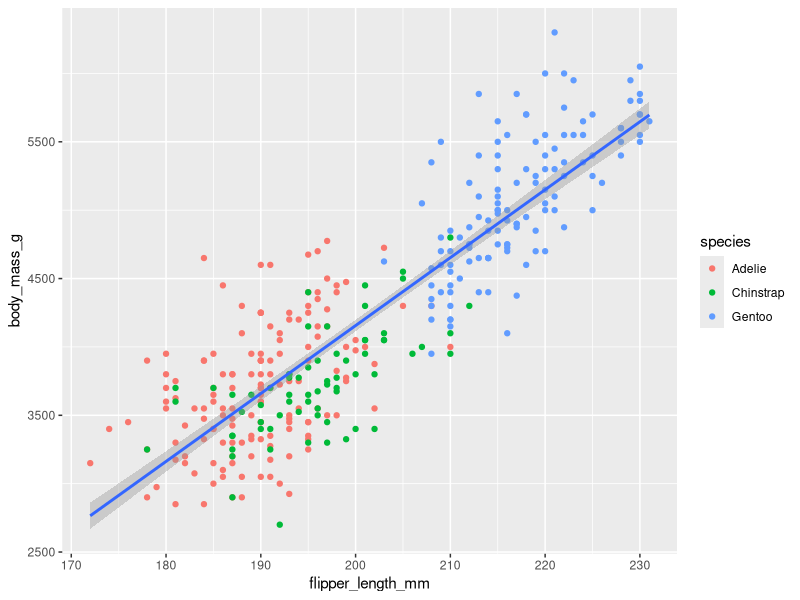
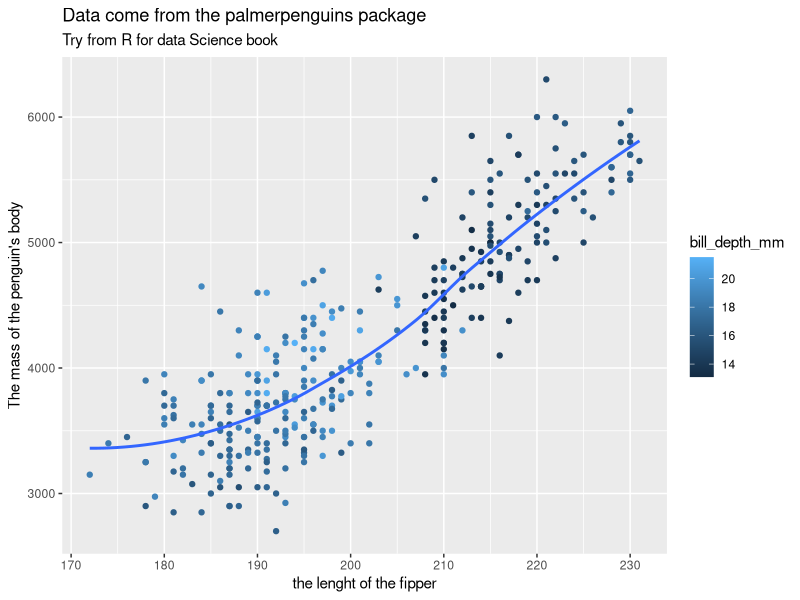
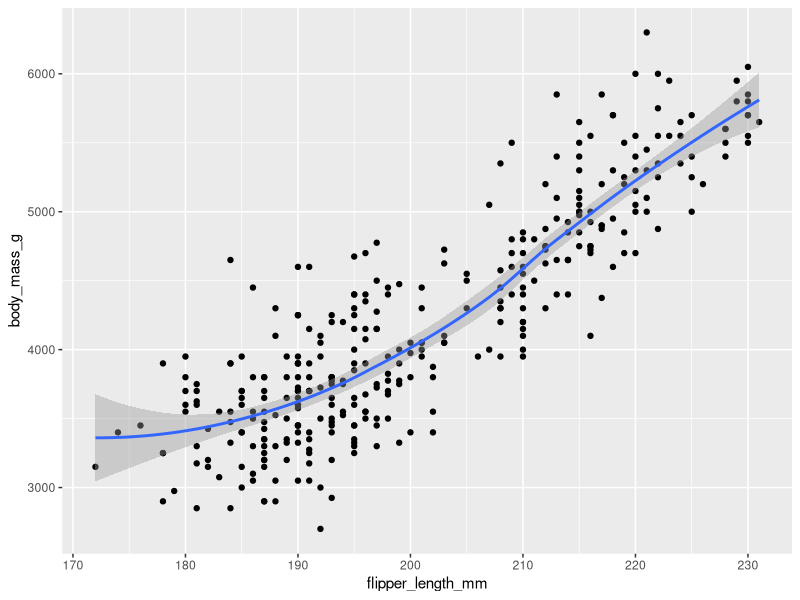
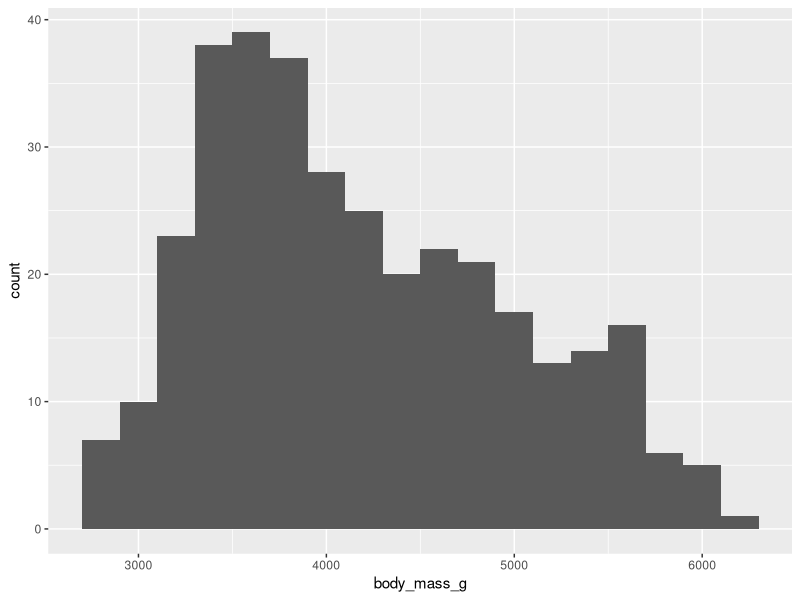
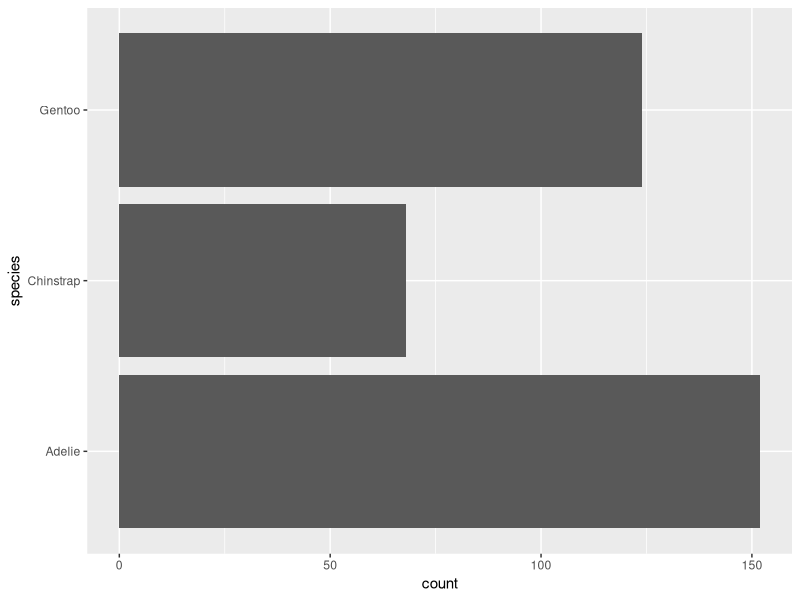
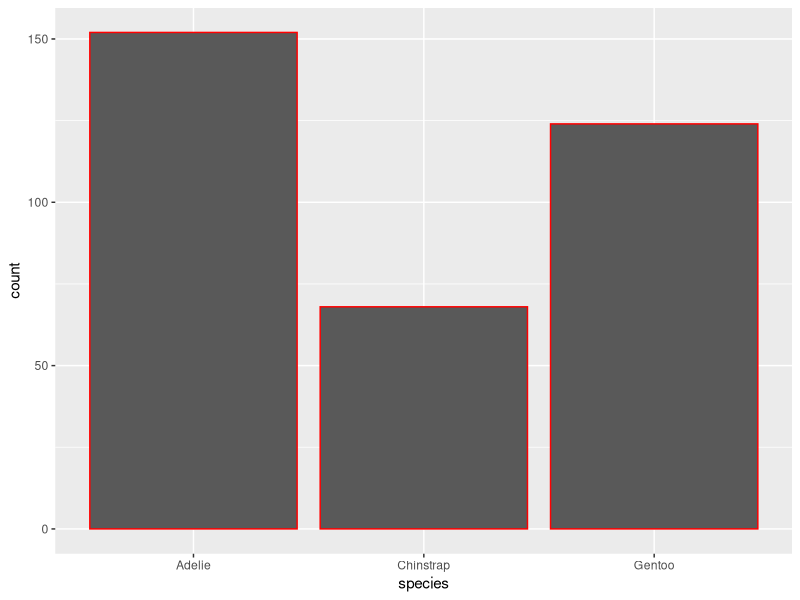
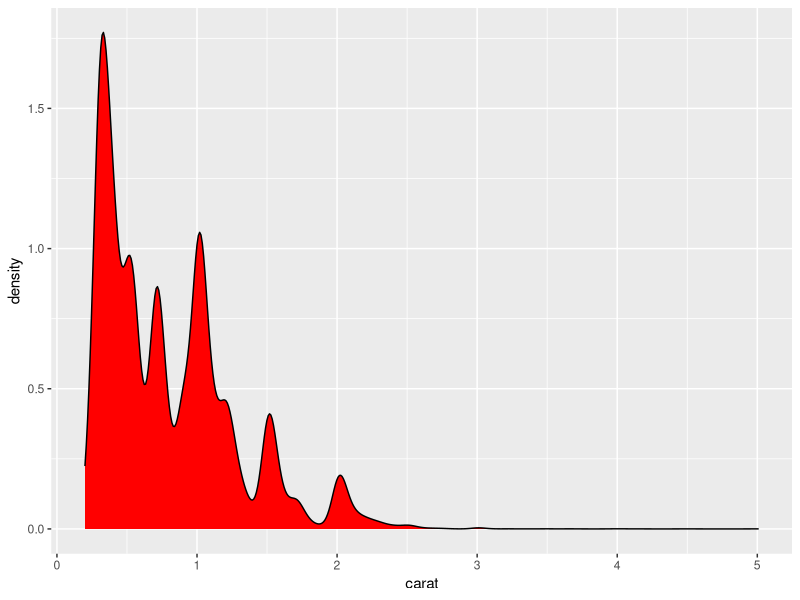
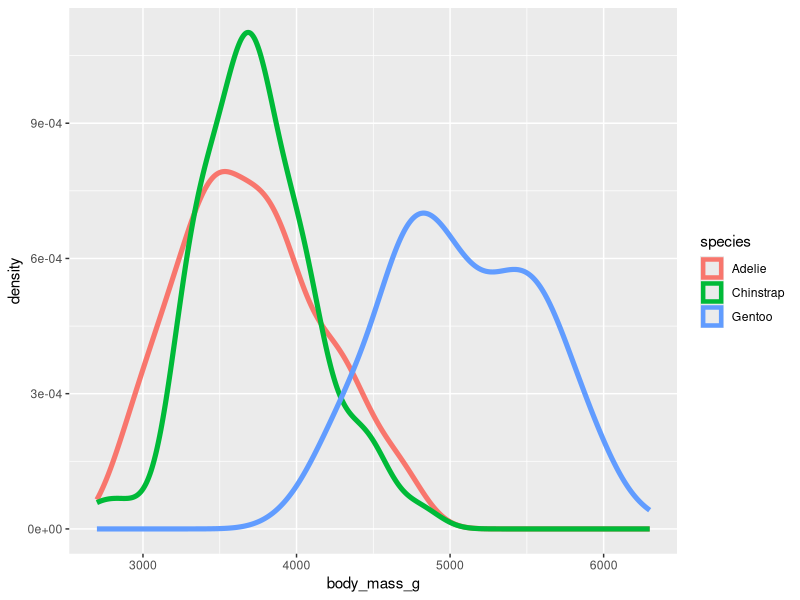

Write R code to recreate these figures, in order. (Note: this script raises an error after producing the figures.)
install.packages("palmerpenguins")
install.packages("ggthemes")
library(tidyverse)
library(palmerpenguins)
library(ggthemes)
palmerpenguins::penguins
View(penguins)

ggplot(
  data = penguins,
  mapping = aes(x = flipper_length_mm, y = body_mass_g)
)+
  geom_point(mapping = aes(color=species))+
  geom_smooth(method="lm")


ggplot(data = penguins, mapping=aes(x=flipper_length_mm,y=body_mass_g)) + 
  geom_point(mapping = aes(color=bill_depth_mm), na.rm=T)+
  labs(title = "Data come from the palmerpenguins package", 
       subtitle = "Try from R for data Science book", x= "the lenght of the fipper",
       y="The mass of the penguin's body")+
  geom_smooth(se=F, na.rm=T)
  
ggplot(penguins,aes(x = flipper_length_mm, y = body_mass_g)
) +
  geom_point() +
  geom_smooth()

penguins |> 
  ggplot(aes(x=body_mass_g))+
  geom_histogram(na.rm=T, binwidth = 200)

penguins |> 
  ggplot(aes(y=species))+
  geom_bar(na.rm=T)

ggplot(penguins, aes(x = species)) +
  geom_bar(color = "red")

ggplot(diamonds, aes(x = carat)) +
  geom_density( fill = "red")


# 1.5 Visualizing relationships

ggplot(penguins, aes(x = body_mass_g, color = species)) +
  geom_density(linewidth = 1.75)

ggplot(penguins, aes(x = body_mass_g, color = species, fill = species)) +
  geom_density(alpha = 0.6)

ggplot(penguins, aes(x = island, fill = species)) +
  geom_bar()
# 1.5.3 Two numerical variables
ggplot(penguins, aes(x = flipper_length_mm, y = body_mass_g)) +
  geom_point(aes(color=species))+
  facet_wrap(~island)
# 1.5.5 Exercises
?mpg
View(mpg)
mpg|>
  ggplot(aes(y=displ,x=hwy))+
  geom_point(aes(alpha=1.6))+
  facet_wrap(~cyl)

penguins|>
  ggplot(aes(y=bill_length_mm,x=bill_depth_mm, color=species))+
  geom_point()
  #facet_wrap(~cyl)

#6
ggplot(
  data = penguins,
  mapping = aes(
    x = bill_length_mm, y = bill_depth_mm, 
    color = species, shape = species
  )
) +
  geom_point() 

#8
ggplot(penguins, aes(x = island, fill = species)) +
  geom_bar(position = "fill")
ggplot(penguins, aes(x = species, fill = island)) +
  geom_bar(position = "fill")
ggsave(filename = "Try.png")

#1.6 Saving your plots

ggplot(mpg, aes(x = class)) +
  geom_bar()
ggplot(mpg, aes(x = cty, y = hwy)) +
  geom_point()
ggsave("mpg-plot.png")

#1.7 Common problems

primes <- c(2, 3, 5, 7, 11, 13)
mean(primes^2)-mean(primes)^2-var(primes)

x=12
this_is_a_really_long_name <- 2.5
this
